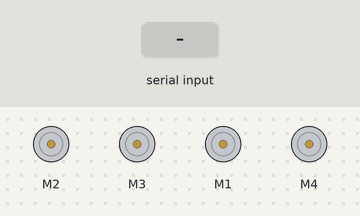
Bench run of a sketch on a simulated Arduino Mega 2560, built with avr-gcc and run on an emulated ATmega2560. Shown: 4 × DC motor (green arrow = forward, orange = backward, longer = faster). The test bench sets the inputs (shaded band). What the sketch prints to the serial monitor is not drawn.

Above: at 1.2 s.
1.3 s: "30,150\n" received over the second serial link
At 1.57 s:
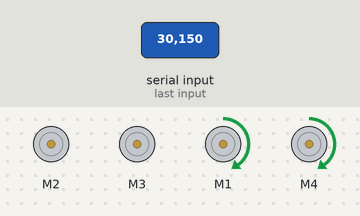
4.3 s: "90,45\n" received over the second serial link
At 5.1 s:
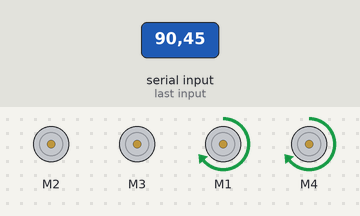
6.8 s: "5\n" received over the second serial link
At 7.6 s:
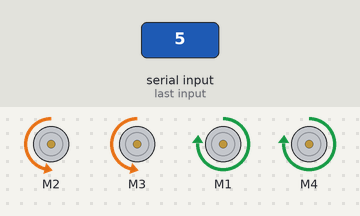
9.3 s: "90\n" received over the second serial link
At 10.1 s:
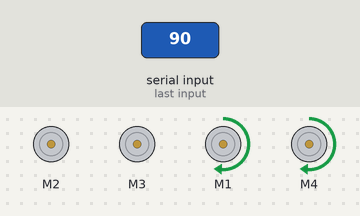
11.8 s: "200\n" received over the second serial link
At 12.12 s:
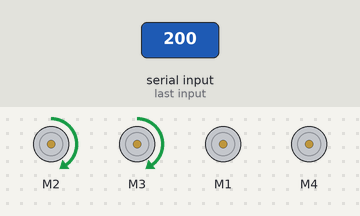
Timing chart, 0 to 14.8 s (numbered marks = the images above; inputs shaded):
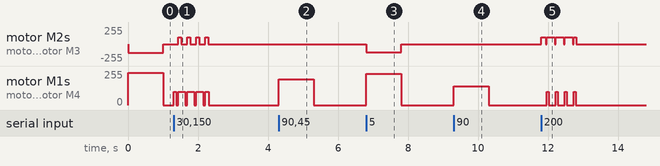

Measured:
- after the input at 1.3 s, motor M2, motor M3: alternates forward 100/255 for 0.09 s and stopped for 0.17 s, 8 changes in all, then stays stopped, starting after 0.14 s; motor M1, motor M4: goes forward 100/255 0.07 s, 3 × (stopped 0.06 s, forward 100/255 0.19 s), stopped 0.06 s, forward 100/255 0.10 s, then stopped, starting at once
- after the input at 4.3 s, motor M1, motor M4: stopped → forward 192/255 at once, → stopped 1.0 s later
- after the input at 6.8 s, motor M2, motor M3: stopped → backward 124/255 at once, → stopped 1.0 s later; motor M1, motor M4: stopped → forward 236/255 at once, → stopped 1.0 s later
- after the input at 9.3 s, motor M1, motor M4: stopped → forward 142/255 at once, → stopped 1.0 s later
- after the input at 11.8 s, motor M2, motor M3: goes forward 100/255 0.13 s, 3 × (stopped 0.03 s, forward 100/255 0.23 s), stopped 0.03 s, forward 100/255 0.07 s, then stopped, starting at once; motor M1, motor M4: alternates forward 100/255 for 0.05 s and stopped for 0.20 s, 8 changes in all, then stays stopped, starting after 0.17 s

The sketch:

LaneDetector.ino
```cpp
#include <Arduino.h>
#include <AFMotor.h>


class CarRunner {
  /*
  Stateful controller for the cars speed.

  The car has a serious issue with dead zone and hysteresis on the motors,
  and so this class gives the motors small bursts of speed if the desired speed
  is lower than the minimum continuous motor speed.
  */
  int counter = 0;
  const int counterPeriod = 1;  // period for updating counter. milliseconds. prefer power of 2, since it's used in division
  long lastCounterUpdate = 0;
  int threshold = 100;

  boolean run = true;  // flag for toggling operation
  boolean timeout = false;  // flag for timeout detection
  long timeout_time = 1000;  // milliseconds
  long lastCommand = 0;  // contains time for last received message

  int leftSpeed = 0;
  int rightSpeed = 0;

  AF_DCMotor* FR; // create motor #4, 1KHz pwm
  AF_DCMotor* FL; // create motor #3, 1KHz pwm
  AF_DCMotor* RR; // create motor #1, 2KHz pwm
  AF_DCMotor* RL; // create motor #2, 2KHz pwm

  public: CarRunner(){
    FR = new AF_DCMotor(1); // create motor #4, 1KHz pwm
    FL = new AF_DCMotor(2); // create motor #3, 1KHz pwm
    RR = new AF_DCMotor(4); // create motor #1, 2KHz pwm
    RL = new AF_DCMotor(3); // create motor #2, 2KHz pwm
    lastCommand = millis();
  }


  public: void runCar(){
    /*
    Main function for running the car.

    Increases a counter loop. If the counter is
    below the speed value, the actual output speed is set to the minimum
    functioning speed. The time the counter spends below the speed
    value is linear with the speed value, and so the speed actually achieved
    is still a linear function of the speed input.
    */
    uint8_t leftWheelOut_U = abs(leftSpeed);
    uint8_t rightWheelOut_U = abs(rightSpeed);


    counter++;
    if (counter > threshold){
      counter = 0;
    }

    if(abs(leftSpeed) < threshold){
      if(counter < leftSpeed)  {
        leftWheelOut_U = threshold;  // set speed to minimum functioning
      } else {
        leftWheelOut_U = 0;
      }
    } else leftWheelOut_U = (uint8_t)abs(leftSpeed);

    if(abs(rightSpeed) < threshold) {
      if(counter < rightSpeed)  {
        rightWheelOut_U = threshold;  // set speed to minimum functioning
      } else {
        rightWheelOut_U = 0;
      }
    } else {
      rightWheelOut_U = (uint8_t)abs(rightSpeed);
    }

    if(millis() > lastCommand + timeout_time){
      timeout = true;
    } else {
      timeout = false;
    }
    if (run and not timeout){

      FL->setSpeed(leftWheelOut_U);
      RL->setSpeed(leftWheelOut_U);
      FR->setSpeed(rightWheelOut_U);
      RR->setSpeed(rightWheelOut_U);
      if(leftSpeed > 0) {
        FL->run(FORWARD);
        RL->run(FORWARD);
        }
      else {
        FL->run(BACKWARD);
        Serial.print(leftSpeed);
        Serial.print(leftWheelOut_U);
        RL->run(BACKWARD);
        }

     if(rightSpeed > 0) {
        FR->run(FORWARD);
        RR->run(FORWARD);
        }
     else {
        FR->run(BACKWARD);
        RR->run(BACKWARD);
    }

      /*
      FL->run(FORWARD);
      RL->run(FORWARD);
      FR->run(FORWARD);
      RR->run(FORWARD);
      */
    }
  }
  public: void setSpeed(int leftWheels, int rightWheels){
    /*
    Setter for motor speeds. Also updates timeout timer.
    */
    leftSpeed = leftWheels;
    rightSpeed = rightWheels;
    lastCommand = millis();
  }
};

int initialSpeed = 80;
CarRunner car = CarRunner();
// Create an array of
int incomingByte;
int setPoint = 169;
float kp = 1.1;
float  pController;
int l_wheel = 0;
int leftW = 0;
int r_wheel = 0;
int rightW = 0;
signed int var = 0;
long lastCommandMillis = 0;
int timeout = 1000;
void setup()
{
  Serial3.begin(115200);          // Rpi port
  Serial.begin(115200);           // Arduino port
  car.setSpeed(0,0);
}

void loop()
{
    if (Serial3.available()> 0)
     {

      while(true)
      {
        incomingByte = Serial3.parseInt();

        if(Serial3.read() == '\n')
        {
          lastCommandMillis = millis();
          break;
        }
      }
    }
    if (millis() - lastCommandMillis > timeout)
    {
      car.setSpeed(0,0);
      Serial.println("no signal from Rpi! \n");
     }
     else
     {
       Serial.println(incomingByte);

       pController = (kp * (setPoint - incomingByte));
       l_wheel = 0.7*initialSpeed - pController;
       r_wheel = 0.7*initialSpeed + pController;

       // limit range of PWM values to between -255 and 255
       leftW  = constrain(l_wheel,  -255, 255);
       rightW = constrain(r_wheel, -255, 255);
       Serial.print("l_wheel: ");
       Serial.println(leftW);
       Serial.print("r_wheel ");
       Serial.println(rightW);
       car.setSpeed(leftW, rightW);
       //car.setSpeed(0, 0);
     }
     car.runCar();
  }
```
